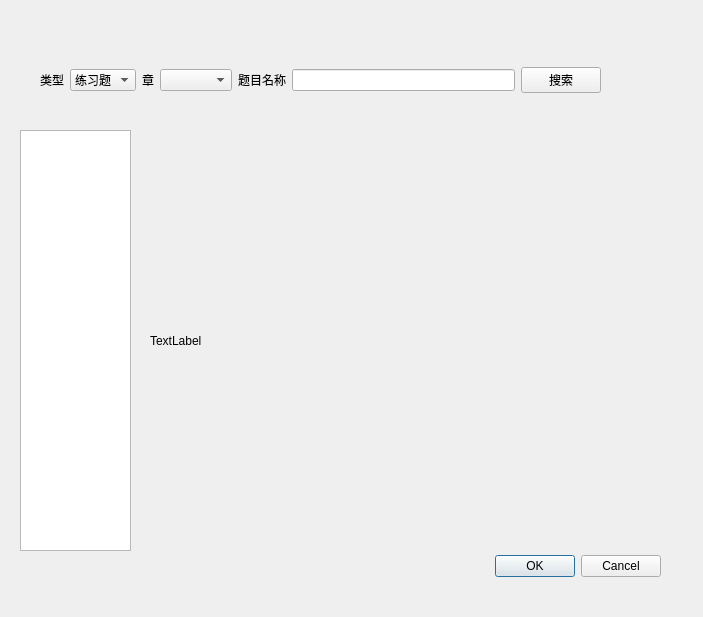
<?xml version="1.0" encoding="UTF-8"?>
<ui version="4.0">
 <class>Dialog</class>
 <widget class="QDialog" name="Dialog">
  <property name="geometry">
   <rect>
    <x>0</x>
    <y>0</y>
    <width>703</width>
    <height>617</height>
   </rect>
  </property>
  <property name="windowTitle">
   <string>Dialog</string>
  </property>
  <widget class="QDialogButtonBox" name="buttonBox">
   <property name="geometry">
    <rect>
     <x>320</x>
     <y>550</y>
     <width>341</width>
     <height>32</height>
    </rect>
   </property>
   <property name="orientation">
    <enum>Qt::Horizontal</enum>
   </property>
   <property name="standardButtons">
    <set>QDialogButtonBox::Cancel|QDialogButtonBox::Ok</set>
   </property>
  </widget>
  <widget class="QWidget" name="horizontalLayoutWidget_4">
   <property name="geometry">
    <rect>
     <x>40</x>
     <y>40</y>
     <width>561</width>
     <height>80</height>
    </rect>
   </property>
   <layout class="QHBoxLayout" name="horizontalLayout_4">
    <item>
     <layout class="QHBoxLayout" name="horizontalLayout">
      <item>
       <layout class="QHBoxLayout" name="horizontalLayout_2">
        <item>
         <layout class="QHBoxLayout" name="horizontalLayout_3">
          <item>
           <widget class="QLabel" name="label_2">
            <property name="text">
             <string>类型</string>
            </property>
           </widget>
          </item>
          <item>
           <widget class="QComboBox" name="comboBox_2">
            <item>
             <property name="text">
              <string>练习题</string>
             </property>
            </item>
            <item>
             <property name="text">
              <string>真题</string>
             </property>
            </item>
            <item>
             <property name="text">
              <string>模拟题</string>
             </property>
            </item>
            <item>
             <property name="text">
              <string>本科</string>
             </property>
            </item>
           </widget>
          </item>
         </layout>
        </item>
        <item>
         <widget class="QLabel" name="label_3">
          <property name="text">
           <string>章</string>
          </property>
         </widget>
        </item>
        <item>
         <widget class="QComboBox" name="comboBox"/>
        </item>
       </layout>
      </item>
      <item>
       <widget class="QLabel" name="title_label">
        <property name="text">
         <string>题目名称</string>
        </property>
       </widget>
      </item>
      <item>
       <widget class="QLineEdit" name="title_line_edit"/>
      </item>
      <item>
       <widget class="QPushButton" name="search_button">
        <property name="text">
         <string>搜索</string>
        </property>
       </widget>
      </item>
     </layout>
    </item>
   </layout>
  </widget>
  <widget class="QListView" name="question_listView">
   <property name="geometry">
    <rect>
     <x>20</x>
     <y>130</y>
     <width>111</width>
     <height>421</height>
    </rect>
   </property>
  </widget>
  <widget class="QLabel" name="label_4">
   <property name="geometry">
    <rect>
     <x>150</x>
     <y>150</y>
     <width>471</width>
     <height>381</height>
    </rect>
   </property>
   <property name="text">
    <string>TextLabel</string>
   </property>
  </widget>
 </widget>
 <resources/>
 <connections>
  <connection>
   <sender>buttonBox</sender>
   <signal>accepted()</signal>
   <receiver>Dialog</receiver>
   <slot>accept()</slot>
   <hints>
    <hint type="sourcelabel">
     <x>248</x>
     <y>254</y>
    </hint>
    <hint type="destinationlabel">
     <x>157</x>
     <y>274</y>
    </hint>
   </hints>
  </connection>
  <connection>
   <sender>buttonBox</sender>
   <signal>rejected()</signal>
   <receiver>Dialog</receiver>
   <slot>reject()</slot>
   <hints>
    <hint type="sourcelabel">
     <x>316</x>
     <y>260</y>
    </hint>
    <hint type="destinationlabel">
     <x>286</x>
     <y>274</y>
    </hint>
   </hints>
  </connection>
 </connections>
</ui>
